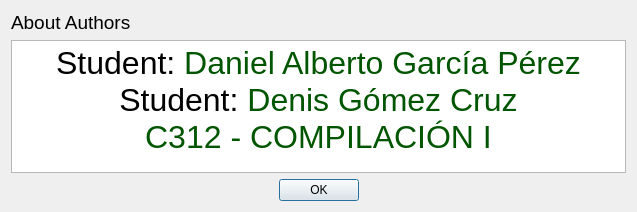
<?xml version="1.0" encoding="UTF-8"?>
<ui version="4.0">
 <class>Dialog</class>
 <widget class="QDialog" name="Dialog">
  <property name="geometry">
   <rect>
    <x>0</x>
    <y>0</y>
    <width>637</width>
    <height>212</height>
   </rect>
  </property>
  <property name="windowTitle">
   <string>About Authors</string>
  </property>
  <property name="windowIcon">
   <iconset>
    <normaloff>images/Qt.ico</normaloff>images/Qt.ico</iconset>
  </property>
  <layout class="QGridLayout" name="gridLayout">
   <item row="2" column="0">
    <widget class="QDialogButtonBox" name="buttonBox">
     <property name="orientation">
      <enum>Qt::Horizontal</enum>
     </property>
     <property name="standardButtons">
      <set>QDialogButtonBox::Ok</set>
     </property>
     <property name="centerButtons">
      <bool>true</bool>
     </property>
    </widget>
   </item>
   <item row="1" column="0">
    <widget class="QTextBrowser" name="textBrowser">
     <property name="html">
      <string>&lt;!DOCTYPE HTML PUBLIC &quot;-//W3C//DTD HTML 4.0//EN&quot; &quot;http://www.w3.org/TR/REC-html40/strict.dtd&quot;&gt;
&lt;html&gt;&lt;head&gt;&lt;meta name=&quot;qrichtext&quot; content=&quot;1&quot; /&gt;&lt;style type=&quot;text/css&quot;&gt;
p, li { white-space: pre-wrap; }
&lt;/style&gt;&lt;/head&gt;&lt;body style=&quot; font-family:'MS Shell Dlg 2'; font-size:8.25pt; font-weight:400; font-style:normal;&quot;&gt;
&lt;p align=&quot;center&quot; style=&quot; margin-top:0px; margin-bottom:0px; margin-left:0px; margin-right:0px; -qt-block-indent:0; text-indent:0px;&quot;&gt;&lt;span style=&quot; font-size:24pt; color:#000000;&quot;&gt;Student:&lt;/span&gt;&lt;span style=&quot; font-size:24pt; color:#005500;&quot;&gt; Daniel Alberto García Pérez&lt;/span&gt;&lt;/p&gt;
&lt;p align=&quot;center&quot; style=&quot; margin-top:0px; margin-bottom:0px; margin-left:0px; margin-right:0px; -qt-block-indent:0; text-indent:0px;&quot;&gt;&lt;span style=&quot; font-size:24pt; color:#000000;&quot;&gt;Student:&lt;/span&gt;&lt;span style=&quot; font-size:24pt; color:#005500;&quot;&gt; Denis Gómez Cruz&lt;/span&gt;&lt;/p&gt;
&lt;p align=&quot;center&quot; style=&quot; margin-top:0px; margin-bottom:0px; margin-left:0px; margin-right:0px; -qt-block-indent:0; text-indent:0px;&quot;&gt;&lt;span style=&quot; font-size:24pt; color:#005500;&quot;&gt;C312 - COMPILACIÓN I&lt;/span&gt;&lt;/p&gt;&lt;/body&gt;&lt;/html&gt;</string>
     </property>
    </widget>
   </item>
   <item row="0" column="0">
    <widget class="QLabel" name="label">
     <property name="font">
      <font>
       <family>Tahoma</family>
       <pointsize>14</pointsize>
      </font>
     </property>
     <property name="text">
      <string>About Authors</string>
     </property>
    </widget>
   </item>
  </layout>
 </widget>
 <resources/>
 <connections>
  <connection>
   <sender>buttonBox</sender>
   <signal>accepted()</signal>
   <receiver>Dialog</receiver>
   <slot>accept()</slot>
   <hints>
    <hint type="sourcelabel">
     <x>248</x>
     <y>254</y>
    </hint>
    <hint type="destinationlabel">
     <x>157</x>
     <y>274</y>
    </hint>
   </hints>
  </connection>
  <connection>
   <sender>buttonBox</sender>
   <signal>rejected()</signal>
   <receiver>Dialog</receiver>
   <slot>reject()</slot>
   <hints>
    <hint type="sourcelabel">
     <x>316</x>
     <y>260</y>
    </hint>
    <hint type="destinationlabel">
     <x>286</x>
     <y>274</y>
    </hint>
   </hints>
  </connection>
 </connections>
</ui>
